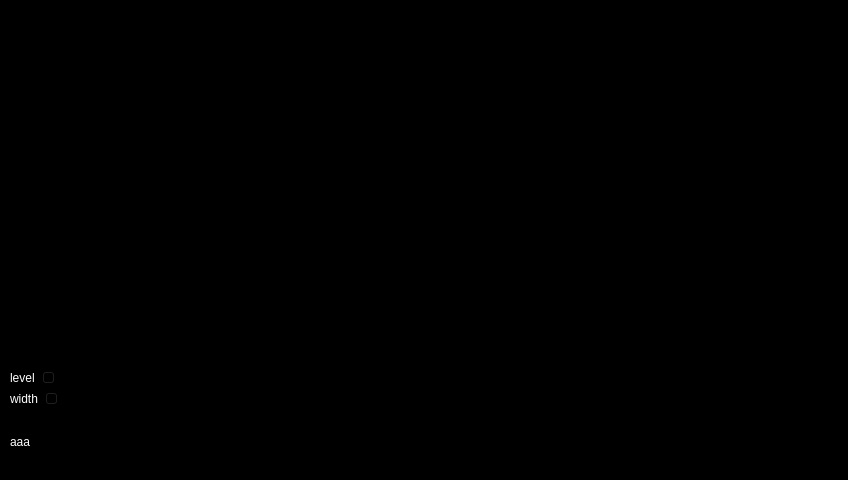
<?xml version="1.0" encoding="UTF-8"?>
<ui version="4.0">
 <class>Form</class>
 <widget class="QWidget" name="Form">
  <property name="geometry">
   <rect>
    <x>0</x>
    <y>0</y>
    <width>848</width>
    <height>480</height>
   </rect>
  </property>
  <property name="windowTitle">
   <string>Recorder</string>
  </property>
  <property name="styleSheet">
   <string notr="true">background-color: rgb(0, 0, 0);</string>
  </property>
  <widget class="QWidget" name="horizontalLayoutWidget">
   <property name="geometry">
    <rect>
     <x>10</x>
     <y>10</y>
     <width>831</width>
     <height>461</height>
    </rect>
   </property>
   <layout class="QHBoxLayout" name="horizontalLayout" stretch="10,16">
    <item>
     <layout class="QVBoxLayout" name="verticalLayout" stretch="6,0,0,1">
      <property name="sizeConstraint">
       <enum>QLayout::SetFixedSize</enum>
      </property>
      <item>
       <widget class="QGraphicsView" name="ImageBox"/>
      </item>
      <item>
       <layout class="QHBoxLayout" name="horizontalLayout_2">
        <item>
         <widget class="QLabel" name="level_label">
          <property name="styleSheet">
           <string notr="true">color: rgb(255, 255, 255);
font: 25 9pt &quot;Noto Sans JP Light&quot;;</string>
          </property>
          <property name="text">
           <string>level</string>
          </property>
          <property name="margin">
           <number>4</number>
          </property>
         </widget>
        </item>
        <item>
         <widget class="QSlider" name="level_slider">
          <property name="minimum">
           <number>500</number>
          </property>
          <property name="maximum">
           <number>6400</number>
          </property>
          <property name="orientation">
           <enum>Qt::Horizontal</enum>
          </property>
         </widget>
        </item>
       </layout>
      </item>
      <item>
       <layout class="QHBoxLayout" name="horizontalLayout_3">
        <item>
         <widget class="QLabel" name="width_label">
          <property name="styleSheet">
           <string notr="true">color: rgb(255, 255, 255);
font: 25 9pt &quot;Noto Sans JP Light&quot;;</string>
          </property>
          <property name="text">
           <string>width</string>
          </property>
          <property name="margin">
           <number>4</number>
          </property>
         </widget>
        </item>
        <item>
         <widget class="QSlider" name="width_slider">
          <property name="minimum">
           <number>256</number>
          </property>
          <property name="maximum">
           <number>1024</number>
          </property>
          <property name="orientation">
           <enum>Qt::Horizontal</enum>
          </property>
         </widget>
        </item>
       </layout>
      </item>
      <item>
       <widget class="QLabel" name="Info">
        <property name="styleSheet">
         <string notr="true">color: rgb(255, 255, 255);
font: 25 18pt &quot;Noto Sans JP Light&quot;;</string>
        </property>
        <property name="text">
         <string>aaa</string>
        </property>
        <property name="margin">
         <number>5</number>
        </property>
       </widget>
      </item>
     </layout>
    </item>
    <item>
     <layout class="QVBoxLayout" name="verticalLayout_3">
      <item>
       <widget class="GraphicsLayoutWidget" name="graph1"/>
      </item>
      <item>
       <widget class="GraphicsLayoutWidget" name="graph2"/>
      </item>
      <item>
       <widget class="GraphicsLayoutWidget" name="graph3"/>
      </item>
     </layout>
    </item>
   </layout>
  </widget>
 </widget>
 <customwidgets>
  <customwidget>
   <class>GraphicsLayoutWidget</class>
   <extends>QGraphicsView</extends>
   <header location="global">pyqtgraph</header>
  </customwidget>
 </customwidgets>
 <resources/>
 <connections/>
</ui>
